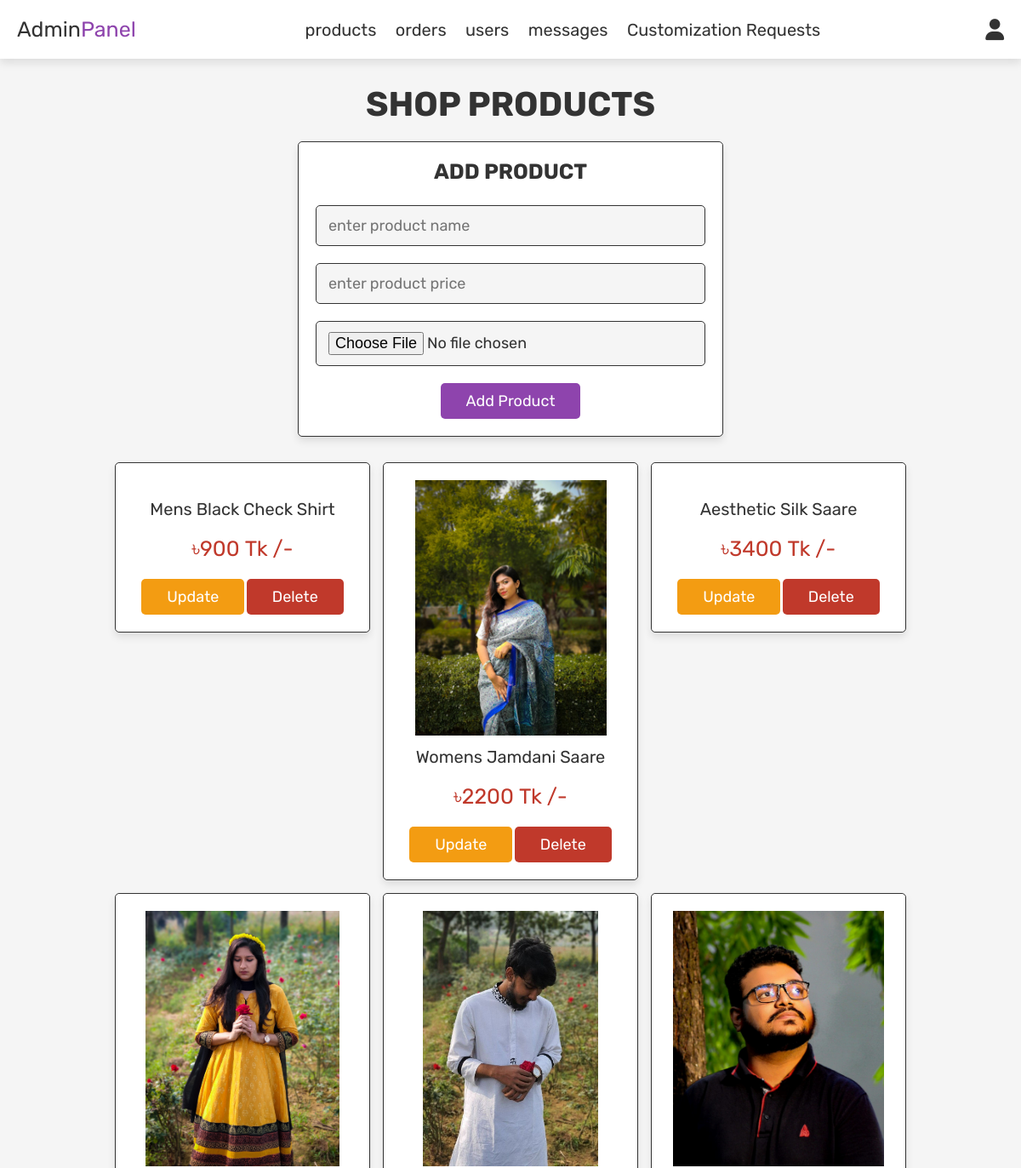
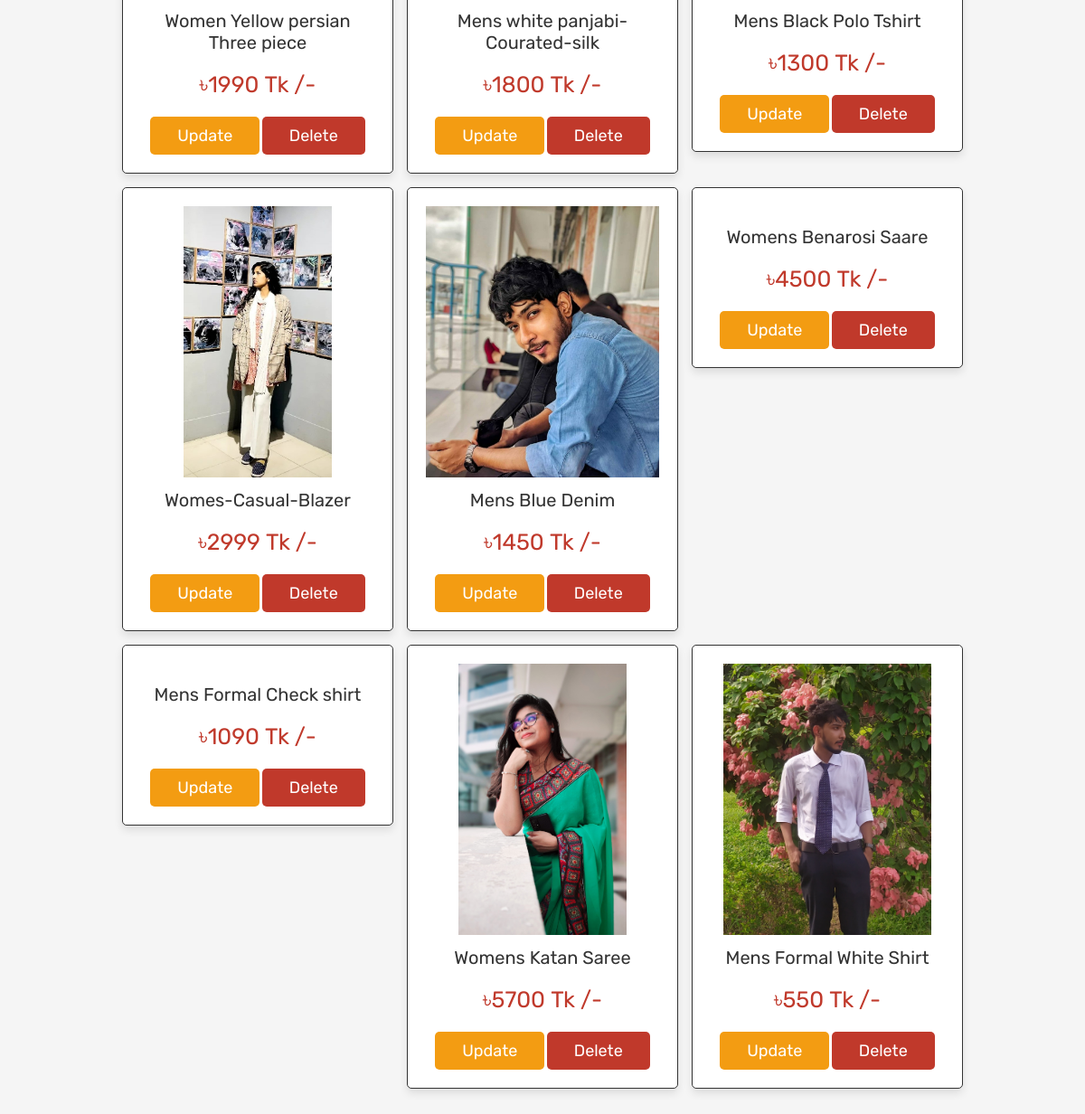
Screenshot of /admin_products.php (signed in) with the database file from the repository (2 pictures, top to bottom).
### tables this page shows
CREATE TABLE `products` (
  `id` int(100) NOT NULL,
  `name` varchar(100) NOT NULL,
  `price` int(100) NOT NULL,
  `image` varchar(100) NOT NULL
);

### admin_products.php (the view, shortened to what this page needs)
<?php
include 'config.php';
?>
<!DOCTYPE html>
<html lang="en">
<head>
   <link rel="stylesheet" href="https://cdnjs.cloudflare.com/ajax/libs/font-awesome/6.0.0/css/all.min.css">
   <link rel="stylesheet" href="css/admin_style.css">
</head>
<body>
<?php include 'admin_header.php'; ?>
<section class="add-products">
   <h1 class="title">shop products</h1>
   <form action="" method="post" enctype="multipart/form-data">
      <h3>add product</h3>
      <input type="text" name="name" class="box" placeholder="enter product name" required>
      <input type="number" min="0" name="price" class="box" placeholder="enter product price" required>
      <input type="file" name="image" accept="image/jpg, image/jpeg, image/png" class="box" required>
      <input type="submit" value="add product" name="add_product" class="btn">
   </form>
</section>
<section class="show-products">
   <div class="box-container">
      <?php
         $select_products = mysqli_query($conn, "SELECT * FROM `products`") or die('query failed');
         if(mysqli_num_rows($select_products) > 0){
            while($fetch_products = mysqli_fetch_assoc($select_products)){
      ?>
      <div class="box">
         <img src="uploaded_img/<?php echo $fetch_products['image']; ?>" alt="">
         <div class="name"><?php echo $fetch_products['name']; ?></div>
         <div class="price">৳<?php echo $fetch_products['price']; ?>&nbsp;Tk /-</div>
         <a href="admin_products.php?update=<?php echo $fetch_products['id']; ?>" class="option-btn">update</a>
         <a href="admin_products.php?delete=<?php echo $fetch_products['id']; ?>" class="delete-btn" onclick="return confirm('delete this product?');">delete</a>
      </div>
      <?php
         }
      }else{
         echo '<p class="empty">no products added yet!</p>';
      }
      ?>
   </div>
</section>
</body>
</html>

### admin_header.php (shortened to what this page needs)
<header class="header">
   <div class="flex">
      <a href="admin_page.php" class="logo">Admin<span>Panel</span></a>
      <nav class="navbar">
         <a href="admin_products.php">products</a>
         <a href="admin_orders.php">orders</a>
         <a href="admin_users.php">users</a>
         <a href="admin_contacts.php">messages</a>
         <a href="admin_contacts_2.php">Customization Requests</a>
      </nav>
      <div class="icons">
         <div id="user-btn" class="fas fa-user"></div>
      </div>
   </div>
</header>

### css/admin_style.css (style rules this page uses)
:root { --purple:#8e44ad; --red:#c0392b; --orange:#f39c12; --black:#333; --white:#fff; --light-color:#666; --light-white:#ccc; --light-bg:#f5f5f5; --border:.1rem solid var(--black); --box-shadow:0 .5rem 1rem rgba(0,0,0,.1); }
* { font-family: 'Rubik', sans-serif; margin:0; padding:0; box-sizing: border-box; outline: none; border:none; text-decoration: none; transition:all .2s linear; }
html { font-size: 62.5%; overflow-x: hidden; }
body { background-color: var(--light-bg); }
section { padding:3rem 2rem; }
.title { text-align: center; margin-bottom: 2rem; text-transform: uppercase; color:var(--black); font-size: 4rem; }
.btn, .option-btn, .delete-btn, .white-btn { display: inline-block; margin-top: 1rem; padding:1rem 3rem; cursor: pointer; color:var(--white); font-size: 1.8rem; border-radius: .5rem; text-transform: capitalize; }
.white-btn, .btn { background-color: var(--purple); }
.option-btn { background-color: var(--orange); }
.delete-btn { background-color: var(--red); }
.header { position: sticky; top:0; left:0; right:0; z-index: 1000; background-color: var(--white); box-shadow: var(--box-shadow); }
.header .flex { display: flex; align-items: center; padding:2rem; justify-content: space-between; position: relative; max-width: 1200px; margin:0 auto; }
.header .flex .logo { font-size: 2.5rem; color:var(--black); }
.header .flex .logo span { color:var(--purple); }
.header .flex .navbar a { margin:0 1rem; font-size: 2rem; color:var(--black); }
.header .flex .icons div { margin-left: 1.5rem; font-size: 2.5rem; cursor: pointer; color:var(--black); }
.add-products form { background-color: var(--white); border-radius: .5rem; padding:2rem; text-align: center; box-shadow: var(--box-shadow); border:var(--border); max-width: 50rem; margin:0 auto; }
.add-products form h3 { font-size: 2.5rem; text-transform: uppercase; color:var(--black); margin-bottom: 1.5rem; }
.add-products form .box { width: 100%; background-color: var(--light-bg); border-radius: .5rem; margin:1rem 0; padding:1.2rem 1.4rem; color:var(--black); font-size: 1.8rem; border:var(--border); }
.show-products .box-container { display: grid; grid-template-columns: repeat(auto-fit, 30rem); justify-content: center; gap:1.5rem; max-width: 1200px; margin:0 auto; align-items: flex-start; }
.show-products { padding-top: 0; }
.show-products .box-container .box { text-align: center; padding:2rem; border-radius: .5rem; border:var(--border); box-shadow: var(--box-shadow); background-color: var(--white); }
.show-products .box-container .box img { height: 30rem; }
.show-products .box-container .box .name { padding:1rem 0; font-size: 2rem; color:var(--black); }
.show-products .box-container .box .price { padding:1rem 0; font-size: 2.5rem; color:var(--red); }

### rows the page displays
products: name "Mens Black Check Shirt", price "900"
products: image (picture), name "Womens Jamdani Saare", price "2200"
products: name "Aesthetic Silk Saare", price "3400"
products: image (picture), name "Women Yellow persian Three piece", price "1990"
products: image (picture), name "Mens white panjabi-Courated-silk", price "1800"
products: image (picture), name "Mens Black Polo Tshirt", price "1300"
products: image (picture), name "Womes-Casual-Blazer", price "2999"
products: image (picture), name "Mens Blue Denim", price "1450"
products: name "Womens Benarosi Saare", price "4500"
products: name "Mens Formal Check shirt", price "1090"
products: image (picture), name "Womens Katan Saree", price "5700"
products: image (picture), name "Mens Formal White Shirt", price "550"
